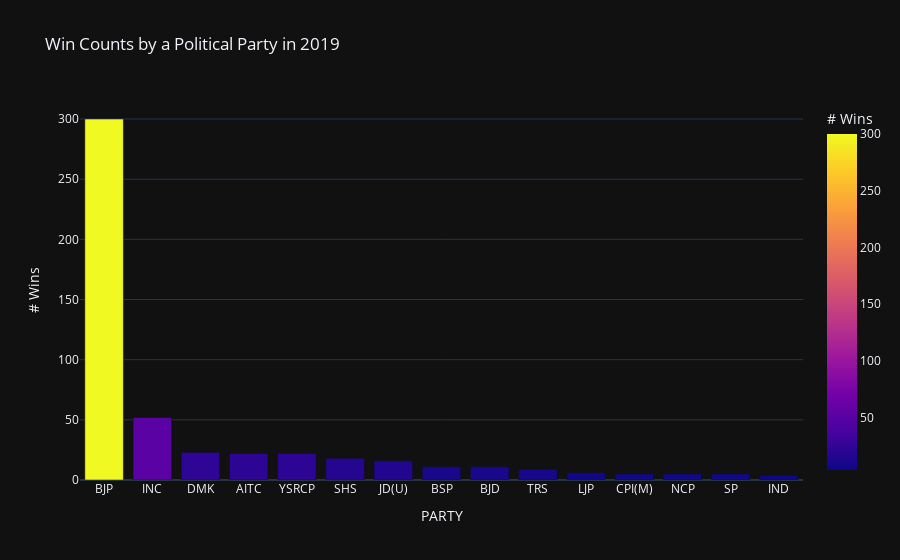

Write notebook code for a chart like this one.
### Code cell
part_win=vote.groupby('PARTY').apply(lambda x:x['WINNER'].sum()).reset_index(name='# Wins')
part_win.sort_values(by='# Wins',ascending=False,inplace=True)
top_part_win=part_win[0:15]
fig = px.bar(top_part_win, x='PARTY', y='# Wins',
                     color='# Wins',title='Win Counts by a Political Party in 2019')
fig.update_layout(title_text='Win Counts by a Political Party in 2019',template='plotly_dark')
fig.show()

### Figure 1 — Plotly figure (JSON) as saved in the notebook; plotly's stock layout.template omitted (floating-point values rounded to 4 significant figures)
{"data": [{"alignmentgroup": "True", "hovertemplate": "PARTY=%{x}<br># Wins=%{marker.color}<extra></extra>", "legendgroup": "", "marker": {"color": [300, 52, 23, 22, 22, 18, 16, 11, 11, 9, 6, 5, 5, 5, 4], "coloraxis": "coloraxis", "pattern": {"shape": ""}}, "name": "", "offsetgroup": "", "orientation": "v", "showlegend": false, "textposition": "auto", "type": "bar", "x": ["BJP", "INC", "DMK", "AITC", "YSRCP", "SHS", "JD(U)", "BSP", "BJD", "TRS", "LJP", "CPI(M)", "NCP", "SP", "IND"], "xaxis": "x", "y": [300, 52, 23, 22, 22, 18, 16, 11, 11, 9, 6, 5, 5, 5, 4], "yaxis": "y"}], "layout": {"barmode": "relative", "coloraxis": {"colorbar": {"title": {"text": "# Wins"}}, "colorscale": [[0, "#0d0887"], [0.1111, "#46039f"], [0.2222, "#7201a8"], [0.3333, "#9c179e"], [0.4444, "#bd3786"], [0.5556, "#d8576b"], [0.6667, "#ed7953"], [0.7778, "#fb9f3a"], [0.8889, "#fdca26"], [1, "#f0f921"]]}, "legend": {"tracegroupgap": 0}, "title": {"text": "Win Counts by a Political Party in 2019"}, "xaxis": {"anchor": "y", "domain": [0, 1], "title": {"text": "PARTY"}}, "yaxis": {"anchor": "x", "domain": [0, 1], "title": {"text": "# Wins"}}}}
